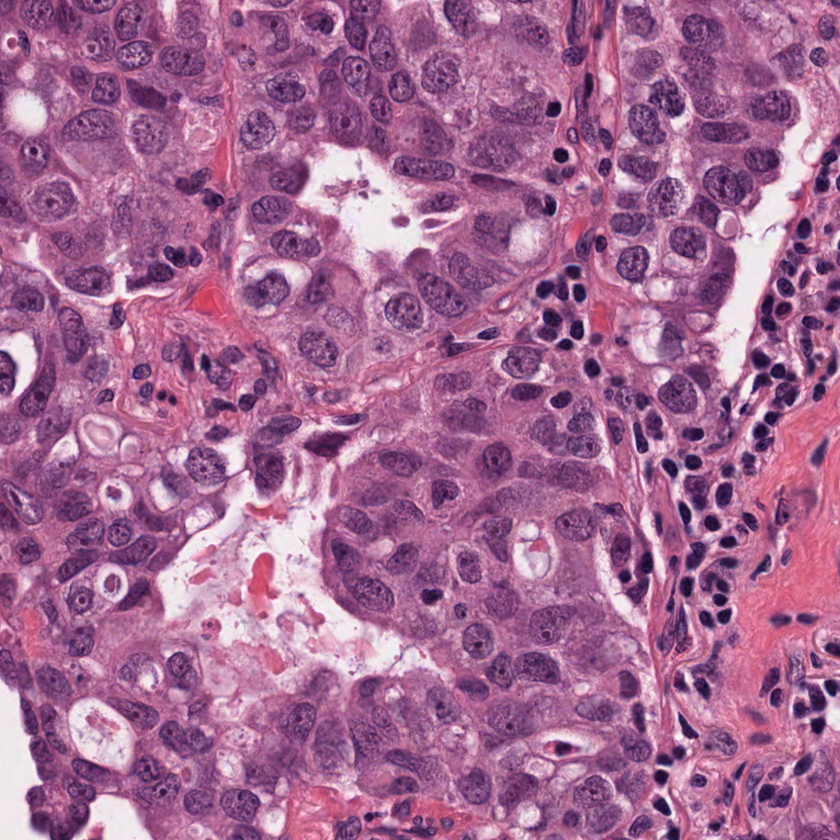
#> input picture tiatoolbox/data/target_image.png, 840 x 840 px, shrunk from 1000 x 1000 before the run
$ python -i stainnorm.py   (imports and definitions only)
#> lines starting #> are read from the running program, lines starting #| are printed output that depends on the picture
"""Stain normalization classes."""
import cv2
import numpy as np

from tiatoolbox.tools.stainextract import (
    CustomExtractor,
    MacenkoExtractor,
    RuifrokExtractor,
    VahadaneExtractor,
)
from tiatoolbox.utils.exceptions import MethodNotSupported
from tiatoolbox.utils.misc import load_stain_matrix
from tiatoolbox.utils.transforms import od2rgb, rgb2od


class StainNormalizer:
    """Stain normalization base class.

    This class contains code inspired by StainTools
    [https://github.com/Peter554/StainTools] written by Peter Byfield.

    Attributes:
        extractor (CustomExtractor, RuifrokExtractor):
            Method specific stain extractor.
        stain_matrix_target (:class:`numpy.ndarray`):
            Stain matrix of target.
        target_concentrations (:class:`numpy.ndarray`):
            Stain concentration matrix of target.
        maxC_target (:class:`numpy.ndarray`):
            99th percentile of each stain.
        stain_matrix_target_RGB (:class:`numpy.ndarray`):
            Target stain matrix in RGB.

    """

    # [69 lines left out: functions __init__, get_concentrations, fit, transform, not called in this run]


class CustomNormalizer(StainNormalizer):
    """Stain Normalization using a user-defined stain matrix.

    This class contains code inspired by StainTools
    [https://github.com/Peter554/StainTools] written by Peter Byfield.

    Args:
        stain_matrix (:class:`numpy.ndarray`):
            User-defined stain matrix. Must be either 2x3 or 3x3.

    Examples:
        >>> from tiatoolbox.tools.stainnorm import CustomNormalizer
        >>> norm = CustomNormalizer(stain_matrix)
        >>> norm.fit(target_img)
        >>> norm_img = norm.transform(source_img)

    """

    # [4 lines left out: function __init__, not called in this run]


class RuifrokNormalizer(StainNormalizer):
    """Ruifrok & Johnston stain normalizer.

    Normalize a patch to the stain appearance of the target image using
    the method of:

    Ruifrok, Arnout C., and Dennis A. Johnston. "Quantification of
    histochemical staining by color deconvolution." Analytical and
    quantitative cytology and histology 23.4 (2001): 291-299.

    This class contains code inspired by StainTools
    [https://github.com/Peter554/StainTools] written by Peter Byfield.

    Examples:
        >>> from tiatoolbox.tools.stainnorm import RuifrokNormalizer
        >>> norm = RuifrokNormalizer()
        >>> norm.fit(target_img)
        >>> norm_img = norm.transform(source_img)

    """

    def __init__(self):
        super().__init__()
        self.extractor = RuifrokExtractor()


class MacenkoNormalizer(StainNormalizer):
    """Macenko stain normalizer.

    Normalize a patch to the stain appearance of the target image using
    the method of:

    Macenko, Marc, et al. "A method for normalizing histology slides for
    quantitative analysis." 2009 IEEE International Symposium on
    Biomedical Imaging: From Nano to Macro. IEEE, 2009.

    This class contains code inspired by StainTools
    [https://github.com/Peter554/StainTools] written by Peter Byfield.

    Examples:
        >>> from tiatoolbox.tools.stainnorm import MacenkoNormalizer
        >>> norm = MacenkoNormalizer()
        >>> norm.fit(target_img)
        >>> norm_img = norm.transform(source_img)

    """

    def __init__(self):
        super().__init__()
        self.extractor = MacenkoExtractor()


class VahadaneNormalizer(StainNormalizer):
    """Vahadane stain normalizer.

    Normalize a patch to the stain appearance of the target image using
    the method of:

    Vahadane, Abhishek, et al. "Structure-preserving color normalization
    and sparse stain separation for histological images." IEEE
    transactions on medical imaging 35.8 (2016): 1962-1971.

    This class contains code inspired by StainTools
    [https://github.com/Peter554/StainTools] written by Peter Byfield.

    Examples:
        >>> from tiatoolbox.tools.stainnorm import VahadaneNormalizer
        >>> norm = VahadaneNormalizer()
        >>> norm.fit(target_img)
        >>> norm_img = norm.transform(source_img)

    """

    def __init__(self):
        super().__init__()
        self.extractor = VahadaneExtractor()


class ReinhardNormalizer:
    """Reinhard colour normalizer.

    Normalize a patch colour to the target image using the method of:

    Reinhard, Erik, et al. "Color transfer between images." IEEE
    Computer graphics and applications 21.5 (2001): 34-41.

    This class contains code inspired by StainTools
    [https://github.com/Peter554/StainTools] written by Peter Byfield.

    Attributes:
        target_means (float):
            Mean of each LAB channel.
        target_stds (float):
            Standard deviation of each LAB channel.

    Examples:
        >>> from tiatoolbox.tools.stainnorm import ReinhardNormalizer
        >>> norm = ReinhardNormalizer()
        >>> norm.fit(target_img)
        >>> norm_img = norm.transform(src_img)

    """

    def __init__(self):
        self.target_means = None
        self.target_stds = None

    # [11 lines left out: function fit, not called in this run]

    def transform(self, img):
        """Transform an image.

        Args:
            img (:class:`numpy.ndarray` of type :class:`numpy.uint8`):
                Input image.

        Returns:
            :class:`numpy.ndarray` of type :class:`numpy.float`:
                Colour normalized RGB image.

        """
        chan1, chan2, chan3 = self.lab_split(img)
        means, stds = self.get_mean_std(img)
        norm1 = (
            (chan1 - means[0]) * (self.target_stds[0] / (stds[0] + 1e-10))
        ) + self.target_means[0]
        norm2 = (
            (chan2 - means[1]) * (self.target_stds[1] / (stds[1] + 1e-10))
        ) + self.target_means[1]
        norm3 = (
            (chan3 - means[2]) * (self.target_stds[2] / (stds[2] + 1e-10))
        ) + self.target_means[2]
        return self.merge_back(norm1, norm2, norm3)

    @staticmethod
    def lab_split(img):
        """Convert from RGB uint8 to LAB and split into channels.

        Args:
            img (:class:`numpy.ndarray` of type :class:`numpy.uint8`):
                Input image.

        Returns:
            tuple:
                - :py:obj:`float`:
                    L channel in LAB colour space.
                - :py:obj:`float`:
                    A channel in LAB colour space.
                - :py:obj:`float`:
                    B channel in LAB colour space.

        """
        img = img.astype("uint8")  # ensure input image is uint8
        img = cv2.cvtColor(img, cv2.COLOR_RGB2LAB)
#> img: shape (840, 840, 3); mean of channels 0, 1, 2 133.2, 158.3, 114.8
        img_float = img.astype(np.float32)
#> img_float: shape (840, 840, 3) float32; mean of channels 0, 1, 2 133.2, 158.2, 114.8
        chan1, chan2, chan3 = cv2.split(img_float)
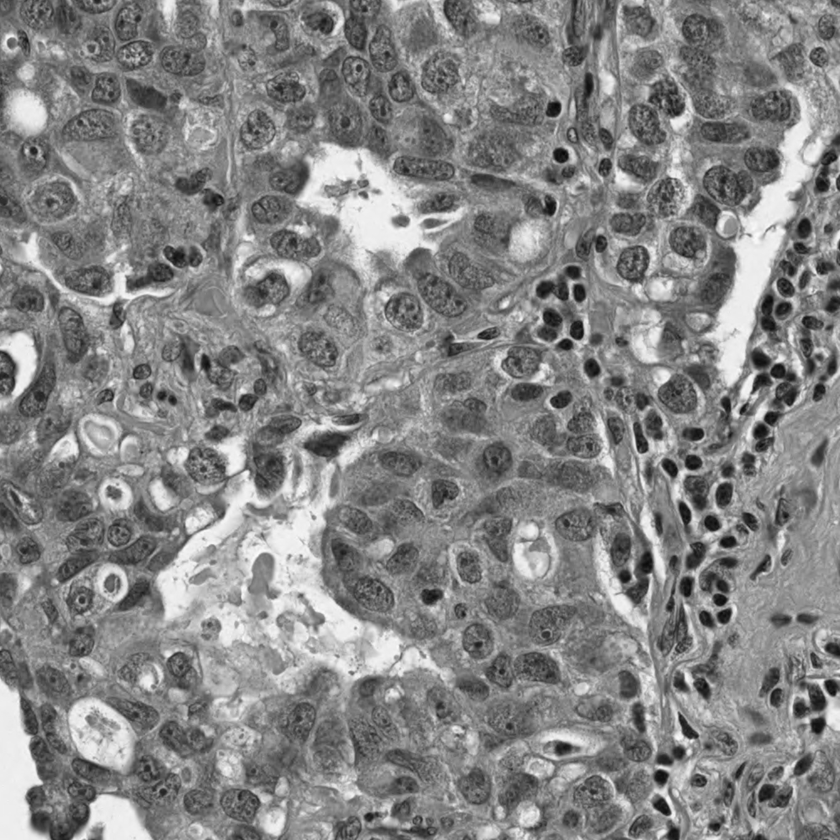
#> chan1: shape (840, 840) float32; min 6, max 251, mean 133.2
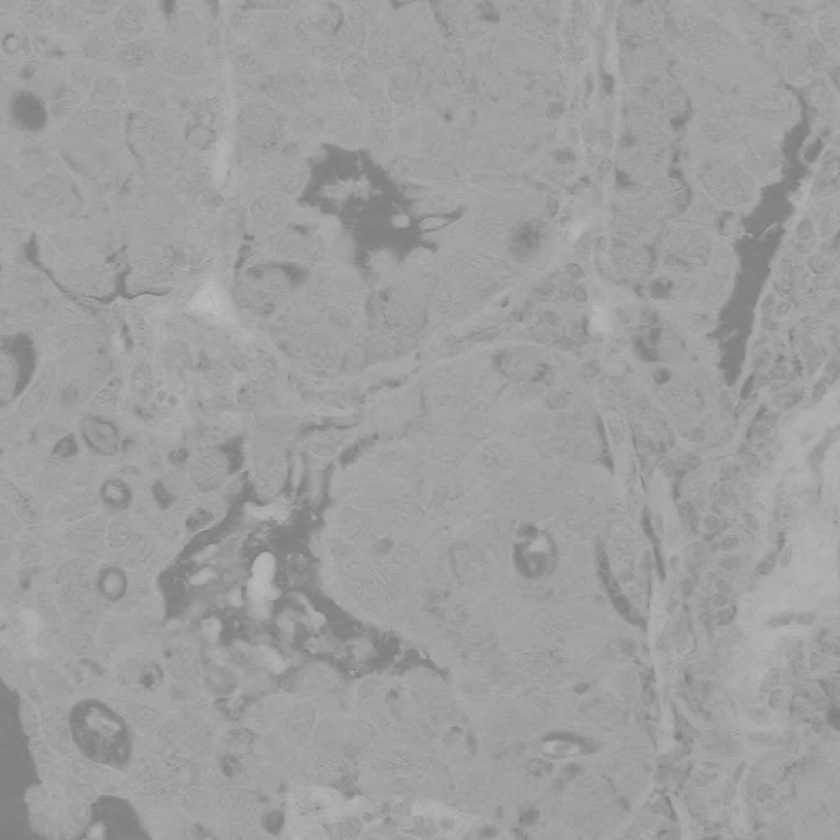
#> chan2: shape (840, 840) float32; min 124, max 192, mean 158.3
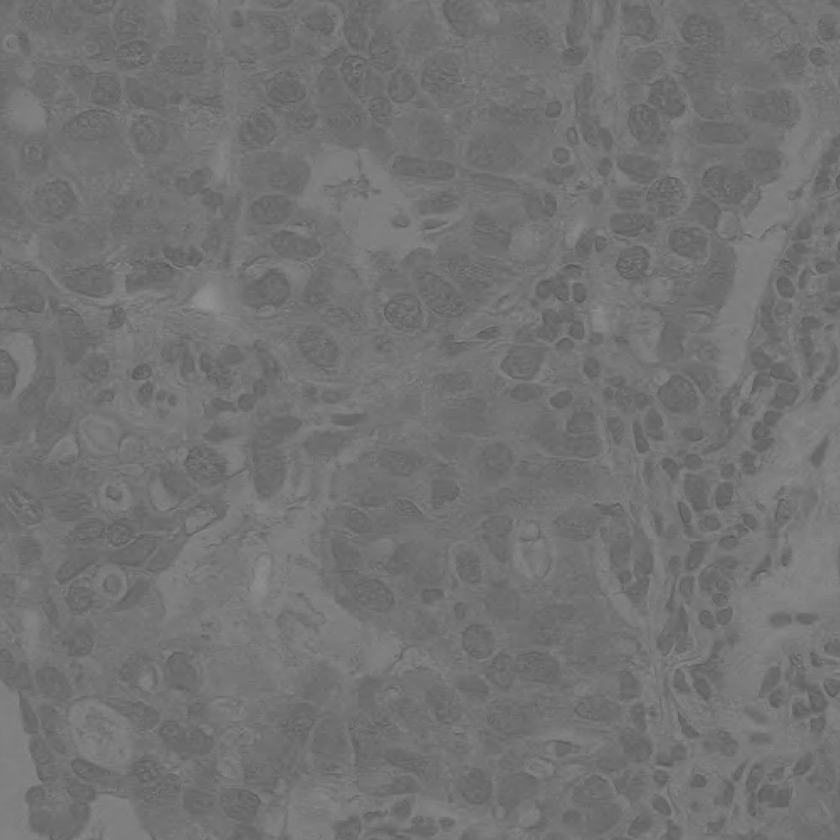
#> chan3: shape (840, 840) float32; min 81, max 150, mean 114.8
        chan1 /= 2.55  # should now be in range [0,100]
        chan2 -= 128.0  # should now be in range [-127,127]
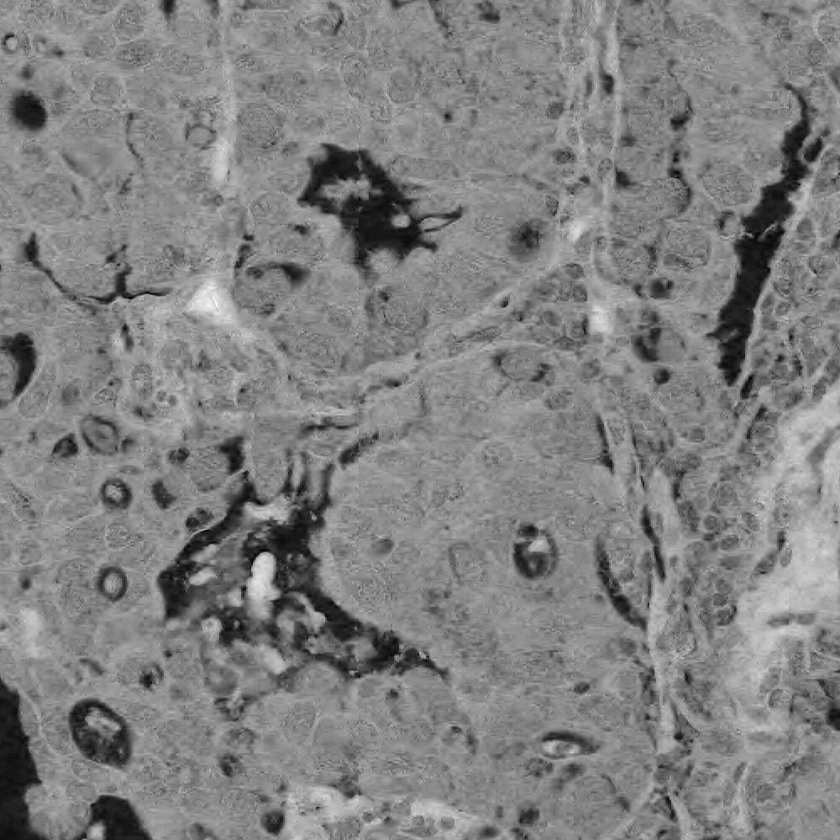
#> chan2: shape (840, 840) float32; min -4, max 64, mean 30.3; drawn with min black and max white
        chan3 -= 128.0  # should now be in range [-127,127]
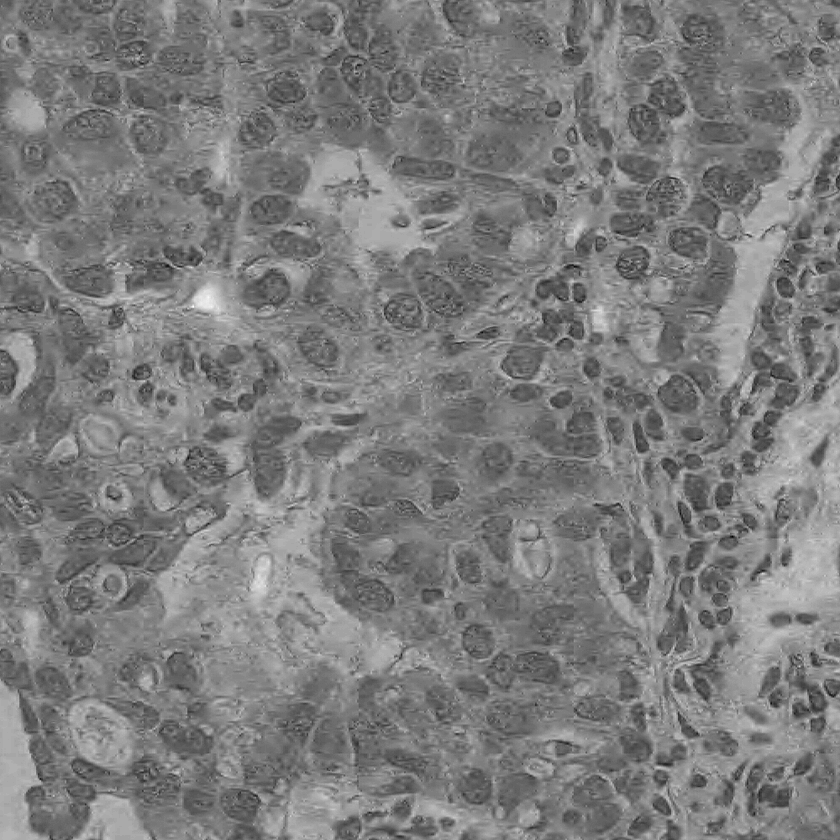
#> chan3: shape (840, 840) float32; min -47, max 22, mean -13.2; drawn with min black and max white
        return chan1, chan2, chan3

    # [22 lines left out: function merge_back, not called in this run]

    def get_mean_std(self, img):
        """Get mean and standard deviation of each channel.

        Args:
            img (:class:`numpy.ndarray` of type :class:`numpy.uint8`):
                Input image.

        Returns:
            tuple:
                - :py:obj:`float` - Means:
                    Mean values for each RGB channel.
                - :py:obj:`float` - Standard deviations:
                    Standard deviation for each RGB channel.

        """
        img = img.astype("uint8")  # ensure input image is uint8
        chan1, chan2, chan3 = self.lab_split(img)
        m1, sd1 = cv2.meanStdDev(chan1)
#> m1 = [52.23]; sd1 = [17.38]
        m2, sd2 = cv2.meanStdDev(chan2)
#> m2 = [30.27]; sd2 = [8.41]
        m3, sd3 = cv2.meanStdDev(chan3)
#> m3 = [-13.21]; sd3 = [6.79]
        means = m1, m2, m3
#> means = ([52.23], [30.27], [-13.21])
        stds = sd1, sd2, sd3
#> stds = ([17.38], [8.41], [6.79])
        return means, stds


# [47 lines left out: function get_normalizer, not called in this run]

>>> import cv2
>>> picture = cv2.cvtColor(cv2.imread('../data/target_image.png'), cv2.COLOR_BGR2RGB)
>>> result = ReinhardNormalizer().transform(picture)
#> in transform, `means, stds = self.get_mean_std(img)`: means = ([52.23], [30.27], [-13.21]); stds = ([17.38], [8.41], [6.79])
#> (the run stopped early here; a loop or call above may not have finished)
